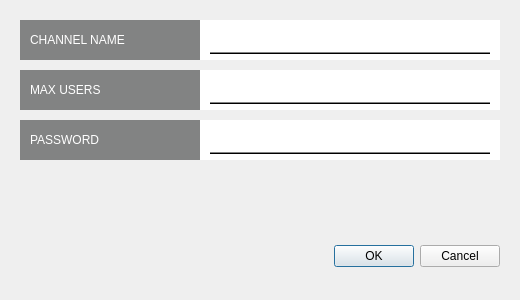
<?xml version="1.0" encoding="UTF-8"?>
<ui version="4.0">
 <class>ChannelDialog</class>
 <widget class="QDialog" name="ChannelDialog">
  <property name="geometry">
   <rect>
    <x>0</x>
    <y>0</y>
    <width>520</width>
    <height>300</height>
   </rect>
  </property>
  <property name="windowTitle">
   <string>Channel</string>
  </property>
  <widget class="QDialogButtonBox" name="buttonBox">
   <property name="geometry">
    <rect>
     <x>20</x>
     <y>240</y>
     <width>480</width>
     <height>32</height>
    </rect>
   </property>
   <property name="orientation">
    <enum>Qt::Horizontal</enum>
   </property>
   <property name="standardButtons">
    <set>QDialogButtonBox::Cancel|QDialogButtonBox::Ok</set>
   </property>
  </widget>
  <widget class="QWidget" name="widget_5" native="true">
   <property name="geometry">
    <rect>
     <x>20</x>
     <y>20</y>
     <width>480</width>
     <height>40</height>
    </rect>
   </property>
   <property name="styleSheet">
    <string notr="true">background-color: rgb(255, 255, 255);</string>
   </property>
   <widget class="QWidget" name="widget_6" native="true">
    <property name="geometry">
     <rect>
      <x>0</x>
      <y>0</y>
      <width>180</width>
      <height>40</height>
     </rect>
    </property>
    <property name="styleSheet">
     <string notr="true">background-color: rgb(130, 131, 131);</string>
    </property>
    <widget class="QLabel" name="label_2">
     <property name="geometry">
      <rect>
       <x>10</x>
       <y>10</y>
       <width>160</width>
       <height>20</height>
      </rect>
     </property>
     <property name="styleSheet">
      <string notr="true">color: rgb(255, 255, 255);
font: 13pt &quot;Cantarell&quot;;</string>
     </property>
     <property name="text">
      <string>CHANNEL NAME</string>
     </property>
    </widget>
   </widget>
   <widget class="QLineEdit" name="channelNameEdit">
    <property name="geometry">
     <rect>
      <x>190</x>
      <y>0</y>
      <width>280</width>
      <height>30</height>
     </rect>
    </property>
    <property name="frame">
     <bool>false</bool>
    </property>
    <property name="alignment">
     <set>Qt::AlignRight|Qt::AlignTrailing|Qt::AlignVCenter</set>
    </property>
   </widget>
   <widget class="Line" name="line">
    <property name="geometry">
     <rect>
      <x>190</x>
      <y>32</y>
      <width>280</width>
      <height>2</height>
     </rect>
    </property>
    <property name="styleSheet">
     <string notr="true">background-color: rgb(130, 131, 131);</string>
    </property>
    <property name="frameShadow">
     <enum>QFrame::Plain</enum>
    </property>
    <property name="orientation">
     <enum>Qt::Horizontal</enum>
    </property>
   </widget>
  </widget>
  <widget class="QWidget" name="widget_7" native="true">
   <property name="geometry">
    <rect>
     <x>20</x>
     <y>70</y>
     <width>480</width>
     <height>40</height>
    </rect>
   </property>
   <property name="styleSheet">
    <string notr="true">background-color: rgb(255, 255, 255);</string>
   </property>
   <widget class="QWidget" name="widget_8" native="true">
    <property name="geometry">
     <rect>
      <x>0</x>
      <y>0</y>
      <width>180</width>
      <height>40</height>
     </rect>
    </property>
    <property name="styleSheet">
     <string notr="true">background-color: rgb(130, 131, 131);</string>
    </property>
    <widget class="QLabel" name="label_3">
     <property name="geometry">
      <rect>
       <x>10</x>
       <y>10</y>
       <width>160</width>
       <height>20</height>
      </rect>
     </property>
     <property name="styleSheet">
      <string notr="true">color: rgb(255, 255, 255);
font: 13pt &quot;Cantarell&quot;;</string>
     </property>
     <property name="text">
      <string>MAX USERS</string>
     </property>
    </widget>
   </widget>
   <widget class="QLineEdit" name="maxUsersEdit">
    <property name="geometry">
     <rect>
      <x>190</x>
      <y>0</y>
      <width>280</width>
      <height>30</height>
     </rect>
    </property>
    <property name="frame">
     <bool>false</bool>
    </property>
    <property name="alignment">
     <set>Qt::AlignRight|Qt::AlignTrailing|Qt::AlignVCenter</set>
    </property>
   </widget>
   <widget class="Line" name="line_2">
    <property name="geometry">
     <rect>
      <x>190</x>
      <y>32</y>
      <width>280</width>
      <height>2</height>
     </rect>
    </property>
    <property name="styleSheet">
     <string notr="true">background-color: rgb(130, 131, 131);</string>
    </property>
    <property name="frameShadow">
     <enum>QFrame::Plain</enum>
    </property>
    <property name="orientation">
     <enum>Qt::Horizontal</enum>
    </property>
   </widget>
  </widget>
  <widget class="QWidget" name="widget_9" native="true">
   <property name="geometry">
    <rect>
     <x>20</x>
     <y>120</y>
     <width>480</width>
     <height>40</height>
    </rect>
   </property>
   <property name="styleSheet">
    <string notr="true">background-color: rgb(255, 255, 255);</string>
   </property>
   <widget class="QWidget" name="widget_10" native="true">
    <property name="geometry">
     <rect>
      <x>0</x>
      <y>0</y>
      <width>180</width>
      <height>40</height>
     </rect>
    </property>
    <property name="styleSheet">
     <string notr="true">background-color: rgb(130, 131, 131);</string>
    </property>
    <widget class="QLabel" name="label_4">
     <property name="geometry">
      <rect>
       <x>10</x>
       <y>10</y>
       <width>160</width>
       <height>20</height>
      </rect>
     </property>
     <property name="styleSheet">
      <string notr="true">color: rgb(255, 255, 255);
font: 13pt &quot;Cantarell&quot;;</string>
     </property>
     <property name="text">
      <string>PASSWORD</string>
     </property>
    </widget>
   </widget>
   <widget class="QLineEdit" name="passwordEdit">
    <property name="geometry">
     <rect>
      <x>190</x>
      <y>0</y>
      <width>280</width>
      <height>30</height>
     </rect>
    </property>
    <property name="frame">
     <bool>false</bool>
    </property>
    <property name="alignment">
     <set>Qt::AlignRight|Qt::AlignTrailing|Qt::AlignVCenter</set>
    </property>
   </widget>
   <widget class="Line" name="line_3">
    <property name="geometry">
     <rect>
      <x>190</x>
      <y>32</y>
      <width>280</width>
      <height>2</height>
     </rect>
    </property>
    <property name="styleSheet">
     <string notr="true">background-color: rgb(130, 131, 131);</string>
    </property>
    <property name="frameShadow">
     <enum>QFrame::Plain</enum>
    </property>
    <property name="orientation">
     <enum>Qt::Horizontal</enum>
    </property>
   </widget>
  </widget>
 </widget>
 <resources/>
 <connections>
  <connection>
   <sender>buttonBox</sender>
   <signal>accepted()</signal>
   <receiver>ChannelDialog</receiver>
   <slot>accept()</slot>
   <hints>
    <hint type="sourcelabel">
     <x>248</x>
     <y>254</y>
    </hint>
    <hint type="destinationlabel">
     <x>157</x>
     <y>274</y>
    </hint>
   </hints>
  </connection>
  <connection>
   <sender>buttonBox</sender>
   <signal>rejected()</signal>
   <receiver>ChannelDialog</receiver>
   <slot>reject()</slot>
   <hints>
    <hint type="sourcelabel">
     <x>316</x>
     <y>260</y>
    </hint>
    <hint type="destinationlabel">
     <x>286</x>
     <y>274</y>
    </hint>
   </hints>
  </connection>
 </connections>
</ui>
